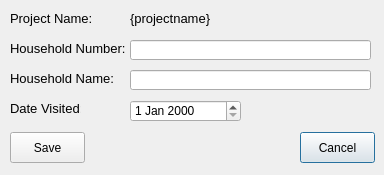
<?xml version="1.0" encoding="UTF-8"?>
<ui version="4.0">
 <class>Households_Add</class>
 <widget class="QDialog" name="Households_Add">
  <property name="geometry">
   <rect>
    <x>0</x>
    <y>0</y>
    <width>384</width>
    <height>175</height>
   </rect>
  </property>
  <property name="windowTitle">
   <string>Add Household</string>
  </property>
  <widget class="QLabel" name="lblProjectName">
   <property name="geometry">
    <rect>
     <x>130</x>
     <y>10</y>
     <width>241</width>
     <height>16</height>
    </rect>
   </property>
   <property name="font">
    <font>
     <pointsize>10</pointsize>
    </font>
   </property>
   <property name="text">
    <string>{projectname}</string>
   </property>
  </widget>
  <widget class="QLabel" name="label_5">
   <property name="geometry">
    <rect>
     <x>10</x>
     <y>100</y>
     <width>71</width>
     <height>16</height>
    </rect>
   </property>
   <property name="font">
    <font>
     <pointsize>10</pointsize>
    </font>
   </property>
   <property name="text">
    <string>Date Visited:</string>
   </property>
  </widget>
  <widget class="QPushButton" name="cmdCancel">
   <property name="geometry">
    <rect>
     <x>300</x>
     <y>132</y>
     <width>75</width>
     <height>31</height>
    </rect>
   </property>
   <property name="text">
    <string>Cancel</string>
   </property>
  </widget>
  <widget class="QDateEdit" name="dtpDateVisted">
   <property name="geometry">
    <rect>
     <x>130</x>
     <y>100</y>
     <width>111</width>
     <height>22</height>
    </rect>
   </property>
  </widget>
  <widget class="QLabel" name="label_6">
   <property name="geometry">
    <rect>
     <x>10</x>
     <y>40</y>
     <width>121</width>
     <height>16</height>
    </rect>
   </property>
   <property name="font">
    <font>
     <pointsize>10</pointsize>
    </font>
   </property>
   <property name="text">
    <string>Household Number:</string>
   </property>
  </widget>
  <widget class="QPushButton" name="cmdSave">
   <property name="geometry">
    <rect>
     <x>10</x>
     <y>132</y>
     <width>75</width>
     <height>31</height>
    </rect>
   </property>
   <property name="text">
    <string>Save</string>
   </property>
  </widget>
  <widget class="QLineEdit" name="txtShortHouseHoldName">
   <property name="geometry">
    <rect>
     <x>130</x>
     <y>40</y>
     <width>241</width>
     <height>20</height>
    </rect>
   </property>
  </widget>
  <widget class="QLabel" name="label_2">
   <property name="geometry">
    <rect>
     <x>10</x>
     <y>70</y>
     <width>111</width>
     <height>16</height>
    </rect>
   </property>
   <property name="font">
    <font>
     <pointsize>10</pointsize>
    </font>
   </property>
   <property name="text">
    <string>Household Name:</string>
   </property>
  </widget>
  <widget class="QLineEdit" name="txtHouseholdName">
   <property name="geometry">
    <rect>
     <x>130</x>
     <y>70</y>
     <width>241</width>
     <height>20</height>
    </rect>
   </property>
  </widget>
  <widget class="QLabel" name="label_3">
   <property name="geometry">
    <rect>
     <x>10</x>
     <y>10</y>
     <width>91</width>
     <height>16</height>
    </rect>
   </property>
   <property name="font">
    <font>
     <pointsize>10</pointsize>
    </font>
   </property>
   <property name="text">
    <string>Project Name:</string>
   </property>
  </widget>
 </widget>
 <tabstops>
  <tabstop>txtShortHouseHoldName</tabstop>
  <tabstop>txtHouseholdName</tabstop>
  <tabstop>dtpDateVisted</tabstop>
  <tabstop>cmdSave</tabstop>
  <tabstop>cmdCancel</tabstop>
 </tabstops>
 <resources/>
 <connections>
  <connection>
   <sender>cmdCancel</sender>
   <signal>clicked()</signal>
   <receiver>Households_Add</receiver>
   <slot>mdiClose()</slot>
   <hints>
    <hint type="sourcelabel">
     <x>307</x>
     <y>148</y>
    </hint>
    <hint type="destinationlabel">
     <x>199</x>
     <y>138</y>
    </hint>
   </hints>
  </connection>
  <connection>
   <sender>cmdSave</sender>
   <signal>clicked()</signal>
   <receiver>Households_Add</receiver>
   <slot>saveHousehold()</slot>
   <hints>
    <hint type="sourcelabel">
     <x>66</x>
     <y>135</y>
    </hint>
    <hint type="destinationlabel">
     <x>111</x>
     <y>134</y>
    </hint>
   </hints>
  </connection>
 </connections>
 <slots>
  <slot>saveHousehold()</slot>
  <slot>mdiClose()</slot>
 </slots>
</ui>
